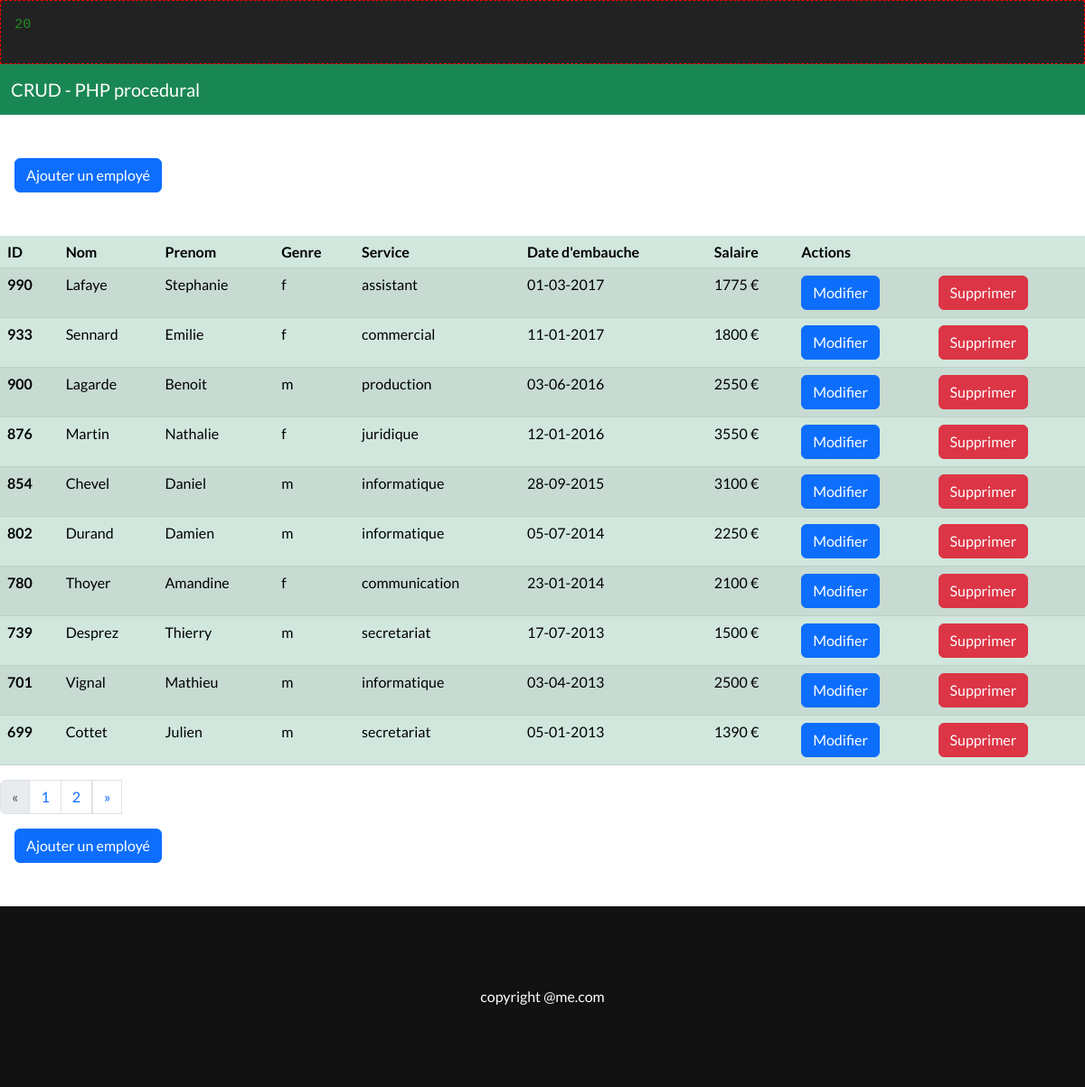
The page / on the database its author committed.
### tables this page shows
CREATE TABLE IF NOT EXISTS employes (

  id_employes INT(11) NOT NULL AUTO_INCREMENT,

  prenom VARCHAR(20) NOT NULL,

  nom VARCHAR(20) NOT NULL,

  sexe ENUM('m','f') NOT NULL,

  service VARCHAR(30) NOT NULL,

  date_embauche DATE NOT NULL,

  salaire INT(11) UNSIGNED NOT NULL,

  PRIMARY KEY (id_employes)

);

### includes/init.inc.php (called while the page is built, shortened)
<?php
include_once(ROOT_DIR . "includes/functions/functions.php");
$parPage = 10;

### index.php (the view, shortened to what this page needs)
<?php
include_once("./includes/init.inc.php");
try {
  $stmt = $pdo->query("SELECT COUNT(*) as nbr FROM employes");
} catch(PDOException $e) {
  afficheErreur($e->getMessage());
}
$res = $stmt->fetch();
$nbreEmployes = $res['nbr'];
showVar($nbreEmployes);
if(isset($_GET['page']) && !empty($_GET['page'])){
  $currentPage = (int)$_GET['page'];
} else {
  $currentPage = 1;
}
$pages = ceil($nbreEmployes/$parPage);
$premier = ($currentPage * $parPage) - $parPage;
try {
    $stmt = $pdo->query("SELECT * FROM employes ORDER BY id_employes DESC LIMIT ". $premier . ", ". $parPage);
} catch(PDOException $e) {
    afficheErreur($e->getMessage());
}
$employes = $stmt->fetchAll();
$bodyId = 'home';
include_once("./includes/header.php");
?>
<a href="./create.php">
<button type="button" class="btn btn-primary mt-5 ms-3">Ajouter un employé</button>
</a>
<table id="listeEmployes" class="table table-success table-striped mt-5">
<thead>
    <tr>
      <th scope="col">ID</th>
      <th scope="col">Nom</th>
      <th scope="col">Prenom</th>
      <th scope="col">Genre</th>
      <th scope="col">Service</th>
      <th scope="col">Date d'embauche</th>
      <th scope="col">Salaire</th>
      <th scope="col" colspan="2">Actions</th>
    </tr>
  </thead>
  <tbody>
    <?php foreach($employes as $k => $v): ?>
    <tr>
      <th scope="row"><?= $v['id_employes'] ?></th>
      <td><?= $v['nom'] ?></td>
      <td><?= $v['prenom']?></td>
      <td><?= $v['sexe'] ?></td>
      <td><?= $v['service'] ?></td>
      <td><?= convertDateMysqlToFr($v['date_embauche']) ?></td>
      <td><?= $v['salaire'] ?> €</td>
      <td><a href="./update.php?id=<?=$v['id_employes']?>"><button type="button" class="btn btn-primary">Modifier</button></a></td>
      <td>
        <a href="./index.php?action=delete&id=<?=$v['id_employes']?>&page=<?= $_SESSION['currentPage'] ?>">
          <button type="button" class="btn btn-danger">Supprimer</button>
        </a>
      </td>
    </tr>
    <?php endforeach ?>
  </tbody>
</table>
<nav aria-label="Page navigation example">
  <ul class="pagination">
    <li class="page-item <?= $currentPage === 1 ? "disabled" : "" ?>">
      <a class="page-link" href="./?page=<?= $currentPage -1 ?>" aria-label="Previous">
        <span aria-hidden="true">&laquo;</span>
      </a>
    </li>
    <?php for($page=1;$page <= $pages; $page++ ): ?>
      <li class="page-item">
        <a class="page-link" href="./?page=<?= $page ?>"><?= $page ?></a>
      </li>
    <?php endfor ?>
      <a class="page-link" href="<?= $currentPage === $page ? "disabled" : "" ?>" aria-label="Next">
        <span aria-hidden="true">&raquo;</span>
      </a>
  </ul>
</nav>
<a href="./create.php">
<button type="button" class="btn btn-primary mt-3 ms-3 mb-5">Ajouter un employé</button>
</a>
<?php
include_once("./includes/footer.php");
?>

### includes/functions/functions.php (shortened to what this page needs)
<?php
function showVar($var) {
    $html = '<div style="background:#222; font-size: 1.1rem; color: forestgreen; border: 1px dashed red; padding: 15px">';
    $html .= '<pre>';
    $html .= print_r($var, true);
    $html .= '</pre>';
    $html .= '</div>';
    echo $html;
}
function convertDateMysqlToFr($s) {
    $temp = explode('-', $s);
    return $temp[2] . '-' . $temp[1] . '-' . $temp[0];
}

### includes/header.php (shortened to what this page needs)
<!DOCTYPE html>
<html lang="fr">
<head>
    <link href="https://cdn.jsdelivr.net/npm/bootstrap@5.3.0/dist/css/bootstrap.min.css" rel="stylesheet">
    <link rel="stylesheet" href="./assets/css/app.css">
</head>
<body id="<?= $bodyId ?>">
<nav class="navbar bg-success">
  <div class="container-fluid">
    <a class="navbar-brand text-white" href="<?= HTTP_SITE_URL ?>">CRUD - PHP procedural</a>
  </div>
</nav>
<main>

### includes/footer.php (shortened to what this page needs)
    </main>
    <footer>
        <div class="container-col">
            <div class="container-struct">
                copyright @me.com
            </div>
        </div>
    </footer>
</body>
</html>

### assets/css/components/global.css (style rules this page uses)
:root { --texte-principal: #000; --texte-secondaire: #c1c1c1; --texte-menu: #fff; --lien-principal: #000; --lien-secondaire: #1a1c23; --body-background: #fff; --footer-background: ##121212; --light-gray-bkg: #f1f1f1; --main-bkg: #fff; --button-color: #ffb85f; --content-width: 1400px; --border-mockup: 0; }
* { margin:0; padding:0; box-sizing: border-box; outline: none; }
html, body { height: 100%; min-height: 100vh; scroll-behavior: smooth; }
body { font-family: Lato, sans-serif; font-size: 100%; background: var(--body-background); color: var(--texte-principal); }
.container-struct { width: var(--content-width); max-width: 100%; border: var(--border-mockup); margin: 0 auto; display: flex; flex-direction: column; justify-content: center; align-items: center; }
.container-col { width: 100%; border: var(--border-mockup); display: flex; flex-direction: column; justify-content: center; align-items: center; }
ul { margin-bottom: 0; }

### assets/css/components/main.css (style rules this page uses)
main { min-height: 90vh; }
#listeEmployes { transition: 0.6s all ease-in-out; -webkit-transition: 0.6s all ease-in-out; -moz-transition: 0.6s all ease-in-out; -ms-transition: 0.6s all ease-in-out; -o-transition: 0.6s all ease-in-out; }

### assets/css/components/footer.css (style rules this page uses)
:root { --footer-background: #121212; --footer-color: #fff; }
footer { min-height: 200px; background:var(--footer-background); color: var(--footer-color); }
footer div { min-height: 200px; }

### rows shown on the page
employes: id_employes "990", nom "Lafaye", prenom "Stephanie", sexe "f", service "assistant", date_embauche "01-03-2017", salaire "1775"
employes: id_employes "933", nom "Sennard", prenom "Emilie", sexe "f", service "commercial", date_embauche "11-01-2017", salaire "1800"
employes: id_employes "900", nom "Lagarde", prenom "Benoit", sexe "m", service "production", date_embauche "03-06-2016", salaire "2550"
employes: id_employes "876", nom "Martin", prenom "Nathalie", sexe "f", service "juridique", date_embauche "12-01-2016", salaire "3550"
employes: id_employes "854", nom "Chevel", prenom "Daniel", sexe "m", service "informatique", date_embauche "28-09-2015", salaire "3100"
employes: id_employes "802", nom "Durand", prenom "Damien", sexe "m", service "informatique", date_embauche "05-07-2014", salaire "2250"
employes: id_employes "780", nom "Thoyer", prenom "Amandine", sexe "f", service "communication", date_embauche "23-01-2014", salaire "2100"
employes: id_employes "739", nom "Desprez", prenom "Thierry", sexe "m", service "secretariat", date_embauche "17-07-2013", salaire "1500"
employes: id_employes "701", nom "Vignal", prenom "Mathieu", sexe "m", service "informatique", date_embauche "03-04-2013", salaire "2500"
employes: id_employes "699", nom "Cottet", prenom "Julien", sexe "m", service "secretariat", date_embauche "05-01-2013", salaire "1390"

### other values the page prints
$html "20"
